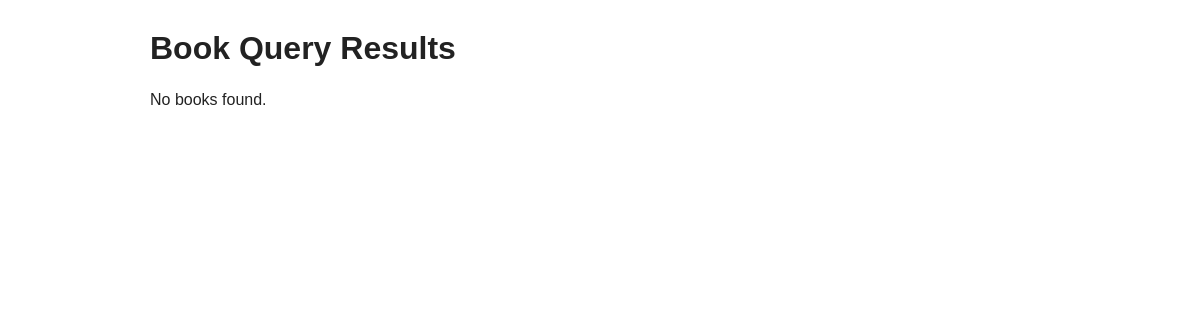
Before: /books/simple/query with the older database file.
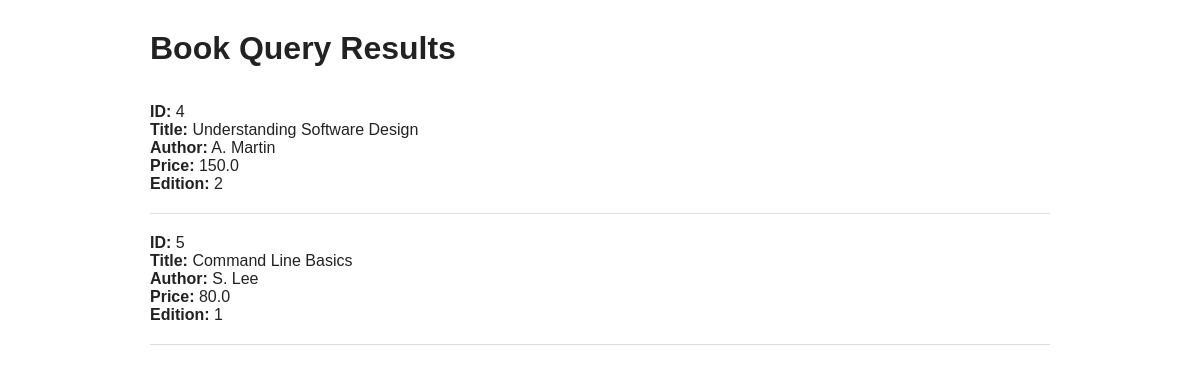
After: the same page with the newer database file.
### apps/bookmodule/models.py (models this page shows, shortened)
class Book(models.Model):
    title = models.CharField(max_length=50)
    author = models.CharField(max_length=50)
    price = models.FloatField(default=0.0)
    edition = models.SmallIntegerField(default=1)

### apps/bookmodule/views.py (the view)
# urls.py: path('simple/query', views.simple_query, name='simple_query'),
def simple_query(request):
    mybooks = Book.objects.filter(title__icontains='and')
    return render(request, 'bookmodule/lab7_bookList.html', {'books': mybooks})

### apps/templates/bookmodule/lab7_bookList.html (shortened to what this page needs)
<!DOCTYPE html>
<html lang="en">
<head>
</head>
<body>
    <div class="container">
        <h1>Book Query Results</h1>
        {% if books %}
            {% for obj in books %}
                <div class="book">
                    <strong>ID:</strong> {{ obj.id }}<br>
                    <strong>Title:</strong> {{ obj.title }}<br>
                    <strong>Author:</strong> {{ obj.author }}<br>
                    <strong>Price:</strong> {{ obj.price }}<br>
                    <strong>Edition:</strong> {{ obj.edition }}
                </div>
                <hr>
            {% endfor %}
        {% else %}
            <p>No books found.</p>
        {% endif %}
    </div>
</body>
</html>

### apps/templates/bookmodule/lab7_bookList.html (style rules this page uses)
body { font-family: Arial, sans-serif; margin: 30px; color: #222; }
.container { max-width: 900px; margin: auto; }
.book { padding: 12px 0; }
h1 { margin-bottom: 24px; }
hr { border: 0; border-top: 1px solid #ddd; }

Changed rows visible on the page:
added Book: id "4", title "Understanding Software Design", author "A. Martin", price "150.0", edition "2"
added Book: id "5", title "Command Line Basics", author "S. Lee", price "80.0", edition "1"
Other visible differences:
text no longer shown: "No books found."
